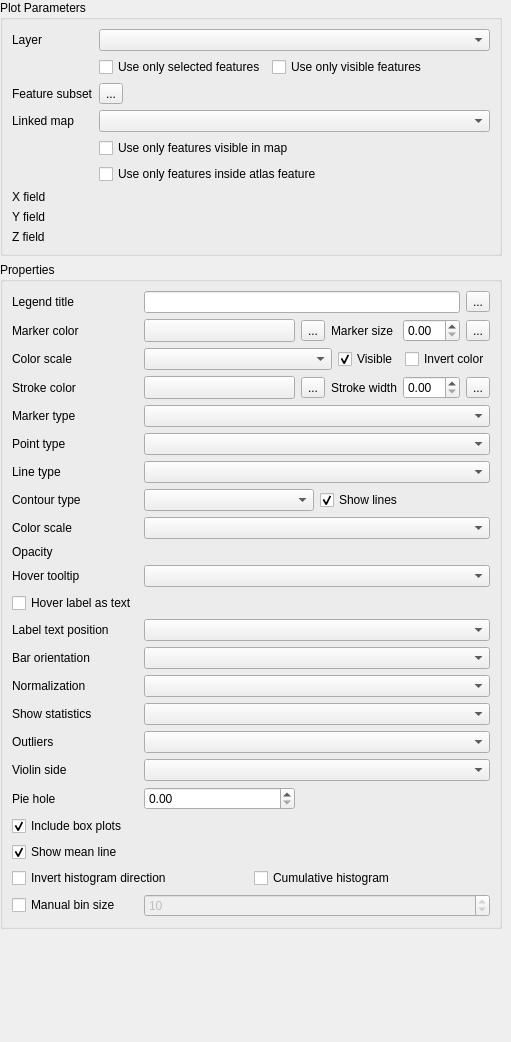
               <widget class="QWidget" name="scrollAreaWidgetContents_5">
                <property name="geometry">
                 <rect>
                  <x>0</x>
                  <y>0</y>
                  <width>511</width>
                  <height>1042</height>
                 </rect>
                </property>
                <layout class="QGridLayout" name="gridLayout_9">
                 <property name="leftMargin">
                  <number>0</number>
                 </property>
                 <property name="topMargin">
                  <number>0</number>
                 </property>
                 <property name="rightMargin">
                  <number>9</number>
                 </property>
                 <property name="bottomMargin">
                  <number>0</number>
                 </property>
                 <item row="5" column="0">
                  <spacer name="verticalSpacer">
                   <property name="orientation">
                    <enum>Qt::Vertical</enum>
                   </property>
                   <property name="sizeHint" stdset="0">
                    <size>
                     <width>20</width>
                     <height>40</height>
                    </size>
                   </property>
                  </spacer>
                 </item>
                 <item row="0" column="0">
                  <widget class="QgsCollapsibleGroupBox" name="mGroupBox">
                   <property name="title">
                    <string>Plot Parameters</string>
                   </property>
                   <layout class="QGridLayout" name="gridLayout_23">
                    <item row="8" column="0">
                     <widget class="QLabel" name="y_label">
                      <property name="text">
                       <string>Y field</string>
                      </property>
                     </widget>
                    </item>
                    <item row="4" column="1" colspan="2">
                     <widget class="QgsLayoutItemComboBox" name="linked_map_combo"/>
                    </item>
                    <item row="7" column="0">
                     <widget class="QLabel" name="x_label">
                      <property name="sizePolicy">
                       <sizepolicy hsizetype="Expanding" vsizetype="Preferred">
                        <horstretch>0</horstretch>
                        <verstretch>0</verstretch>
                       </sizepolicy>
                      </property>
                      <property name="minimumSize">
                       <size>
                        <width>20</width>
                        <height>0</height>
                       </size>
                      </property>
                      <property name="maximumSize">
                       <size>
                        <width>70</width>
                        <height>16777215</height>
                       </size>
                      </property>
                      <property name="text">
                       <string>X field</string>
                      </property>
                     </widget>
                    </item>
                    <item row="6" column="1" colspan="2">
                     <widget class="QCheckBox" name="filter_by_atlas_check">
                      <property name="text">
                       <string>Use only features inside atlas feature</string>
                      </property>
                     </widget>
                    </item>
                    <item row="9" column="0">
                     <widget class="QLabel" name="z_label">
                      <property name="text">
                       <string>Z field</string>
                      </property>
                     </widget>
                    </item>
                    <item row="5" column="1" colspan="2">
                     <widget class="QCheckBox" name="filter_by_map_check">
                      <property name="text">
                       <string>Use only features visible in map</string>
                      </property>
                     </widget>
                    </item>
                    <item row="3" column="1">
                     <widget class="QgsPropertyOverrideButton" name="feature_subset_defined_button">
                      <property name="text">
                       <string>...</string>
                      </property>
                     </widget>
                    </item>
                    <item row="8" column="1" colspan="2">
                     <widget class="QgsFieldExpressionWidget" name="y_combo"/>
                    </item>
                    <item row="0" column="1" colspan="2">
                     <widget class="QgsMapLayerComboBox" name="layer_combo">
                      <property name="sizePolicy">
                       <sizepolicy hsizetype="Preferred" vsizetype="Maximum">
                        <horstretch>0</horstretch>
                        <verstretch>0</verstretch>
                       </sizepolicy>
                      </property>
                     </widget>
                    </item>
                    <item row="4" column="0">
                     <widget class="QLabel" name="label_linked_map">
                      <property name="text">
                       <string>Linked map</string>
                      </property>
                     </widget>
                    </item>
                    <item row="2" column="1">
                     <widget class="QCheckBox" name="selected_feature_check">
                      <property name="enabled">
                       <bool>true</bool>
                      </property>
                      <property name="text">
                       <string>Use only selected features</string>
                      </property>
                     </widget>
                    </item>
                    <item row="9" column="1" colspan="2">
                     <widget class="QgsFieldExpressionWidget" name="z_combo"/>
                    </item>
                    <item row="7" column="1" colspan="2">
                     <widget class="QgsFieldExpressionWidget" name="x_combo"/>
                    </item>
                    <item row="2" column="2">
                     <widget class="QCheckBox" name="visible_feature_check">
                      <property name="enabled">
                       <bool>true</bool>
                      </property>
                      <property name="text">
                       <string>Use only visible features</string>
                      </property>
                     </widget>
                    </item>
                    <item row="0" column="0">
                     <widget class="QLabel" name="layer_label">
                      <property name="text">
                       <string>Layer</string>
                      </property>
                     </widget>
                    </item>
                    <item row="3" column="0">
                     <widget class="QLabel" name="label_feature_subset">
                      <property name="text">
                       <string>Feature subset</string>
                      </property>
                     </widget>
                    </item>
                   </layout>
                  </widget>
                 </item>
                 <item row="2" column="0">
                  <widget class="QgsCollapsibleGroupBox" name="properties_group_box">
                   <property name="title">
                    <string>Properties</string>
                   </property>
                   <layout class="QGridLayout" name="gridLayout_22">
                    <item row="14" column="1" colspan="5">
                     <widget class="QComboBox" name="combo_text_position"/>
                    </item>
                    <item row="1" column="5">
                     <widget class="QgsPropertyOverrideButton" name="size_defined_button">
                      <property name="text">
                       <string>...</string>
                      </property>
                     </widget>
                    </item>
                    <item row="1" column="1">
                     <widget class="QgsColorButton" name="in_color_combo">
                      <property name="sizePolicy">
                       <sizepolicy hsizetype="Expanding" vsizetype="Fixed">
                        <horstretch>0</horstretch>
                        <verstretch>0</verstretch>
                       </sizepolicy>
                      </property>
                     </widget>
                    </item>
                    <item row="21" column="0">
                     <widget class="QCheckBox" name="violinBox">
                      <property name="toolTip">
                       <string>If checked, box plots will be overlaid on top of violin plots</string>
                      </property>
                      <property name="text">
                       <string>Include box plots</string>
                      </property>
                      <property name="checked">
                       <bool>true</bool>
                      </property>
                     </widget>
                    </item>
                    <item row="19" column="0">
                     <widget class="QLabel" name="violinSideLabel">
                      <property name="text">
                       <string>Violin side</string>
                      </property>
                     </widget>
                    </item>
                    <item row="0" column="5">
                     <widget class="QgsPropertyOverrideButton" name="legend_title_defined_button">
                      <property name="text">
                       <string>...</string>
                      </property>
                     </widget>
                    </item>
                    <item row="1" column="3">
                     <widget class="QLabel" name="marker_size_lab">
                      <property name="text">
                       <string>Marker size</string>
                      </property>
                     </widget>
                    </item>
                    <item row="7" column="0">
                     <widget class="QLabel" name="line_lab">
                      <property name="text">
                       <string>Line type</string>
                      </property>
                     </widget>
                    </item>
                    <item row="17" column="1" colspan="5">
                     <widget class="QComboBox" name="box_statistic_combo"/>
                    </item>
                    <item row="1" column="0">
                     <widget class="QLabel" name="in_color_lab">
                      <property name="text">
                       <string>Marker color</string>
                      </property>
                     </widget>
                    </item>
                    <item row="2" column="0">
                     <widget class="QLabel" name="color_scale_data_defined_in_label">
                      <property name="text">
                       <string>Color scale</string>
                      </property>
                     </widget>
                    </item>
                    <item row="1" column="2">
                     <widget class="QgsPropertyOverrideButton" name="in_color_defined_button">
                      <property name="text">
                       <string>...</string>
                      </property>
                     </widget>
                    </item>
                    <item row="5" column="1" colspan="5">
                     <widget class="QComboBox" name="marker_type_combo"/>
                    </item>
                    <item row="6" column="0">
                     <widget class="QLabel" name="point_lab">
                      <property name="text">
                       <string>Point type</string>
                      </property>
                     </widget>
                    </item>
                    <item row="22" column="0">
                     <widget class="QCheckBox" name="showMeanCheck">
                      <property name="text">
                       <string>Show mean line</string>
                      </property>
                      <property name="checked">
                       <bool>true</bool>
                      </property>
                     </widget>
                    </item>
                    <item row="2" column="1" colspan="5">
                     <layout class="QHBoxLayout" name="horizontalLayout_3" stretch="1,0,0">
                      <item>
                       <widget class="QComboBox" name="color_scale_data_defined_in"/>
                      </item>
                      <item>
                       <widget class="QCheckBox" name="color_scale_data_defined_in_check">
                        <property name="text">
                         <string>Visible</string>
                        </property>
                        <property name="checked">
                         <bool>true</bool>
                        </property>
                       </widget>
                      </item>
                      <item>
                       <widget class="QCheckBox" name="color_scale_data_defined_in_invert_check">
                        <property name="text">
                         <string>Invert color</string>
                        </property>
                       </widget>
                      </item>
                     </layout>
                    </item>
                    <item row="18" column="0">
                     <widget class="QLabel" name="outliers_label">
                      <property name="text">
                       <string>Outliers</string>
                      </property>
                     </widget>
                    </item>
                    <item row="11" column="1" colspan="5">
                     <widget class="QgsOpacityWidget" name="opacity_widget">
                      <property name="focusPolicy">
                       <enum>Qt::StrongFocus</enum>
                      </property>
                     </widget>
                    </item>
                    <item row="24" column="0">
                     <widget class="QCheckBox" name="bins_check">
                      <property name="text">
                       <string>Manual bin size</string>
                      </property>
                     </widget>
                    </item>
                    <item row="0" column="0">
                     <widget class="QLabel" name="legend_label">
                      <property name="text">
                       <string>Legend title</string>
                      </property>
                     </widget>
                    </item>
                    <item row="10" column="0">
                     <widget class="QLabel" name="color_scale_label">
                      <property name="text">
                       <string>Color scale</string>
                      </property>
                     </widget>
                    </item>
                    <item row="15" column="1" colspan="5">
                     <widget class="QComboBox" name="orientation_combo"/>
                    </item>
                    <item row="8" column="0">
                     <widget class="QLabel" name="contour_type_label">
                      <property name="text">
                       <string>Contour type</string>
                      </property>
                     </widget>
                    </item>
                    <item row="4" column="4">
                     <widget class="QgsDoubleSpinBox" name="marker_width"/>
                    </item>
                    <item row="12" column="0">
                     <widget class="QLabel" name="info_label">
                      <property name="text">
                       <string>Hover tooltip</string>
                      </property>
                     </widget>
                    </item>
                    <item row="8" column="1" colspan="5">
                     <layout class="QHBoxLayout" name="horizontalLayout_4">
                      <item>
                       <widget class="QComboBox" name="contour_type_combo"/>
                      </item>
                      <item>
                       <widget class="QCheckBox" name="show_lines_check">
                        <property name="text">
                         <string>Show lines</string>
                        </property>
                        <property name="checked">
                         <bool>true</bool>
                        </property>
                       </widget>
                      </item>
                     </layout>
                    </item>
                    <item row="23" column="0" colspan="6">
                     <layout class="QHBoxLayout" name="horiz_layout_histogram">
                      <item>
                       <widget class="QCheckBox" name="invert_hist_check">
                        <property name="enabled">
                         <bool>true</bool>
                        </property>
                        <property name="text">
                         <string>Invert histogram direction</string>
                        </property>
                       </widget>
                      </item>
                      <item>
                       <widget class="QCheckBox" name="cumulative_hist_check">
                        <property name="enabled">
                         <bool>true</bool>
                        </property>
                        <property name="text">
                         <string>Cumulative histogram</string>
                        </property>
                       </widget>
                      </item>
                     </layout>
                    </item>
                    <item row="4" column="5">
                     <widget class="QgsPropertyOverrideButton" name="stroke_defined_button">
                      <property name="text">
                       <string>...</string>
                      </property>
                     </widget>
                    </item>
                    <item row="1" column="4">
                     <widget class="QgsDoubleSpinBox" name="marker_size"/>
                    </item>
                    <item row="4" column="2">
                     <widget class="QgsPropertyOverrideButton" name="out_color_defined_button">
                      <property name="text">
                       <string>...</string>
                      </property>
                     </widget>
                    </item>
                    <item row="11" column="0">
                     <widget class="QLabel" name="alpha_lab">
                      <property name="text">
                       <string>Opacity</string>
                      </property>
                     </widget>
                    </item>
                    <item row="6" column="1" colspan="5">
                     <widget class="QComboBox" name="point_combo"/>
                    </item>
                    <item row="4" column="1">
                     <widget class="QgsColorButton" name="out_color_combo">
                      <property name="sizePolicy">
                       <sizepolicy hsizetype="Expanding" vsizetype="Fixed">
                        <horstretch>0</horstretch>
                        <verstretch>0</verstretch>
                       </sizepolicy>
                      </property>
                     </widget>
                    </item>
                    <item row="16" column="1" colspan="5">
                     <widget class="QComboBox" name="hist_norm_combo"/>
                    </item>
                    <item row="24" column="1" colspan="5">
                     <widget class="QgsSpinBox" name="bins_value">
                      <property name="enabled">
                       <bool>false</bool>
                      </property>
                      <property name="maximum">
                       <number>1000</number>
                      </property>
                      <property name="value">
                       <number>10</number>
                      </property>
                     </widget>
                    </item>
                    <item row="7" column="1" colspan="5">
                     <widget class="QComboBox" name="line_combo"/>
                    </item>
                    <item row="0" column="1" colspan="4">
                     <widget class="QLineEdit" name="legend_title"/>
                    </item>
                    <item row="10" column="1" colspan="5">
                     <widget class="QComboBox" name="color_scale_combo"/>
                    </item>
                    <item row="15" column="0">
                     <widget class="QLabel" name="orientation_label">
                      <property name="text">
                       <string>Bar orientation</string>
                      </property>
                     </widget>
                    </item>
                    <item row="19" column="1" colspan="5">
                     <widget class="QComboBox" name="violinSideCombo"/>
                    </item>
                    <item row="16" column="0">
                     <widget class="QLabel" name="hist_norm_label">
                      <property name="text">
                       <string>Normalization</string>
                      </property>
                     </widget>
                    </item>
                    <item row="4" column="3">
                     <widget class="QLabel" name="marker_width_lab">
                      <property name="text">
                       <string>Stroke width</string>
                      </property>
                     </widget>
                    </item>
                    <item row="17" column="0">
                     <widget class="QLabel" name="box_statistic_label">
                      <property name="text">
                       <string>Show statistics</string>
                      </property>
                     </widget>
                    </item>
                    <item row="18" column="1" colspan="5">
                     <widget class="QComboBox" name="outliers_combo"/>
                    </item>
                    <item row="14" column="0">
                     <widget class="QLabel" name="label_text_position">
                      <property name="text">
                       <string>Label text position</string>
                      </property>
                     </widget>
                    </item>
                    <item row="5" column="0">
                     <widget class="QLabel" name="marker_type_lab">
                      <property name="text">
                       <string>Marker type</string>
                      </property>
                     </widget>
                    </item>
                    <item row="12" column="1" colspan="5">
                     <widget class="QComboBox" name="info_combo"/>
                    </item>
                    <item row="4" column="0">
                     <widget class="QLabel" name="out_color_lab">
                      <property name="text">
                       <string>Stroke color</string>
                      </property>
                     </widget>
                    </item>
                    <item row="13" column="0">
                     <widget class="QCheckBox" name="hover_as_text_check">
                      <property name="text">
                       <string>Hover label as text</string>
                      </property>
                     </widget>
                    </item>
                    <item row="20" column="0">
                     <widget class="QLabel" name="pie_hole_label">
                      <property name="text">
                       <string>Pie hole</string>
                      </property>
                     </widget>
                    </item>
                    <item row="20" column="1">
                     <widget class="QgsDoubleSpinBox" name="pie_hole">
                      <property name="maximum">
                       <double>0.950000000000000</double>
                      </property>
                      <property name="singleStep">
                       <double>0.050000000000000</double>
                      </property>
                      <property name="value">
                       <double>0.000000000000000</double>
                      </property>
                      <property name="clearValue">
                       <bool>false</bool>
                      </property>
                     </widget>
                    </item>
                   </layout>
                  </widget>
                 </item>
                </layout>
               </widget>
